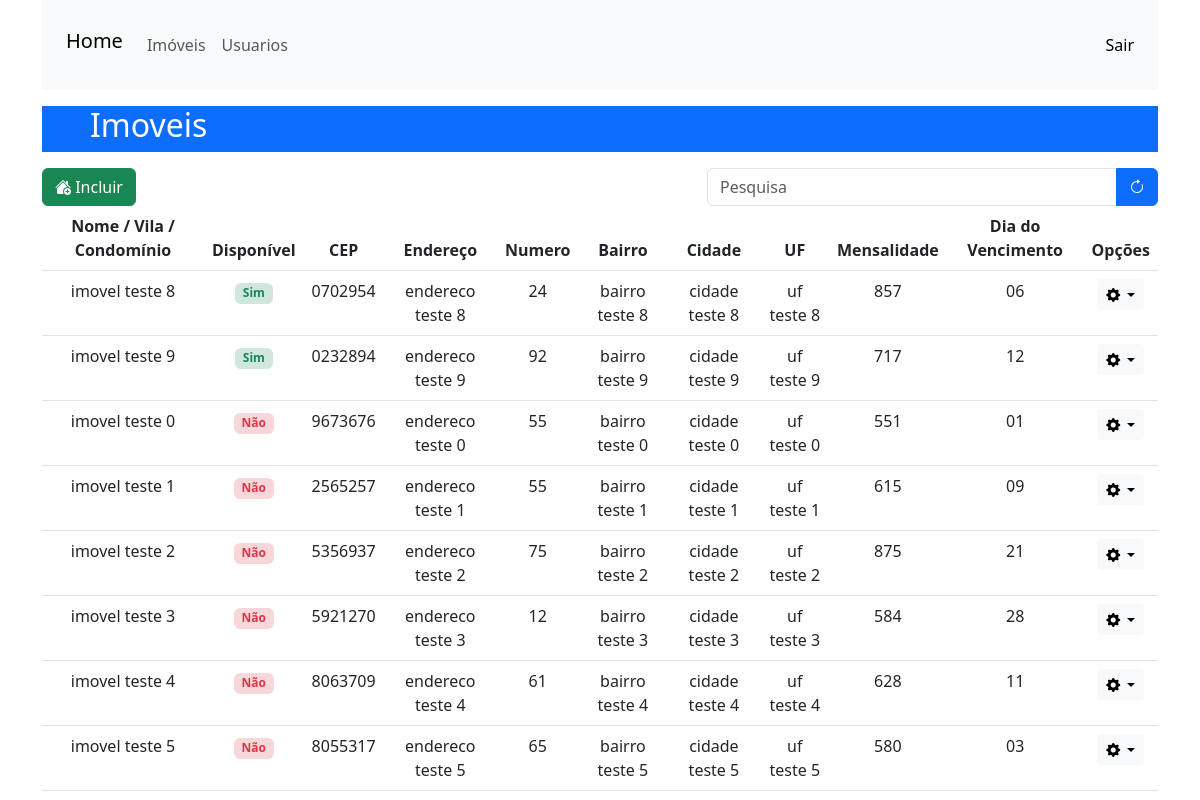
Page /imobiliaria/listar/ (signed in) on the committed database.
### imobiliaria/models.py (models this page shows, shortened)
class Imovel(models.Model):
    nome = models.CharField(max_length=50, blank=True, verbose_name='Nome do imóvel / vila / condominio')
    cep = models.CharField(max_length=9, blank=True, verbose_name= 'CEP')
    endereco = models.CharField(max_length=100, blank=True, verbose_name= 'Endereço')
    numero = models.CharField(max_length=100, blank=True, verbose_name= 'Numero')
    bairro = models.CharField(max_length=100, blank=True, verbose_name= 'Bairro')
    cidade = models.CharField(max_length=100, blank=True, verbose_name= 'Cidade')
    uf = models.CharField(max_length=2, blank=True, verbose_name= 'UF')
    mensalidade = models.CharField(max_length=10, blank=True, verbose_name='Mensalidade R$')
    vencimento = models.IntegerField(default=10, verbose_name="Dia do vencimento da mensalidade")
    disponibilidade = models.BooleanField(default=True, verbose_name="Disponibilidade")

### imobiliaria/views.py (the view)
# urls.py: path('listar/', listar_imoveis, name="listarimoveis"),
@login_required
@staff_member_required
def listar_imoveis(request):
    context = {}
    imoveis = Imovel.objects.all().order_by('-disponibilidade','nome')
    context['imoveis'] = imoveis
    if request.method == "GET":
        busca = request.GET.get('busca')
        if busca != None:
            imoveis = Imovel.objects.all().filter(nome__contains = busca).order_by('-disponibilidade','nome')
            context['imoveis'] = imoveis
            return render(request, 'list.html', context)
    return render(request, 'list.html', context)

### imobiliaria/templates/list.html (shortened to what this page needs)
{% extends 'base.html' %}
{% block content %}
<div class="container">
    <div class="row text-white bg-primary mx-auto my-3">
        <h2 class="ps-5">Imoveis</h2>
    </div>
    <div class="row">
        <div class="col-7">
            <a href="{% url 'cadastrarimovel' %}" class="btn btn-success"><i class="bi bi-house-add-fill"></i> Incluir</a>
        </div>
        <div class="col-5">
            <form method="GET" autocomplete="off">
                <div class="input-group">
                    <input type="text" class="form-control" placeholder="Pesquisa" name="busca">
                    <button class="btn btn-primary"><i class="bi bi-arrow-clockwise"></i></button>
                </div>
            </form>
        </div>
    </div>
    <table class="table table-hover text-center">
        <thead>
            <tr>
                <th scope="col">Nome / Vila / Condomínio</th>
                <th scope="col">Disponível</th>
                <th scope="col">CEP</th>
                <th scope="col">Endereço</th>
                <th scope="col">Numero</th>
                <th scope="col">Bairro</th>
                <th scope="col">Cidade</th>
                <th scope="col">UF</th>
                <th scope="col">Mensalidade</th>
                <th scope="col">Dia do Vencimento</th>
                <th scope="col">Opções</th>
            </tr>
        </thead>
        <tbody>
            {% for imovel in imoveis %}
            <tr>
                <td>{{imovel.nome}}</td>
                {% if imovel.disponibilidade %}
                <td><span class="badge bg-success-subtle text-success">Sim</span></td>
                {% else %}
                <td><span class="badge bg-danger-subtle text-danger">Não</span></td>
                {% endif %}
                <td>{{imovel.cep}}</td>
                <td>{{imovel.endereco}}</td>
                <td>{{imovel.numero}}</td>
                <td>{{imovel.bairro}}</td>
                <td>{{imovel.cidade}}</td>
                <td>{{imovel.uf}}</td>
                <td>{{imovel.mensalidade}}</td>
                {% if imovel.vencimento > 9 %}
                    <td>{{ imovel.vencimento }}</td>
                {% else %}
                    <td>0{{imovel.vencimento}}</td>
                {% endif %}
                <td>
                    <div class="dropdown">
                        <button type="button" class="btn btn-sm btn-light dropdown-toggle" data-bs-toggle="dropdown">
                            <i class="bi bi-gear-fill"></i>
                        </button>
                    </div>
                </td>
            </tr>
            {% endfor %}
        </tbody>
    </table>
</div>
{% endblock %}

### core/static/css/login.css (style rules this page uses)
html, body { height: 100%; margin: 0; }

### rows in the picture
Imovel: nome "imovel teste 8", disponibilidade "Sim", cep "0702954", endereco "endereco teste 8", numero "24", bairro "bairro teste 8", cidade "cidade teste 8", uf "uf teste 8", mensalidade "857", vencimento "6"
Imovel: nome "imovel teste 9", disponibilidade "Sim", cep "0232894", endereco "endereco teste 9", numero "92", bairro "bairro teste 9", cidade "cidade teste 9", uf "uf teste 9", mensalidade "717", vencimento "12"
Imovel: nome "imovel teste 0", disponibilidade "Não", cep "9673676", endereco "endereco teste 0", numero "55", bairro "bairro teste 0", cidade "cidade teste 0", uf "uf teste 0", mensalidade "551", vencimento "1"
Imovel: nome "imovel teste 1", disponibilidade "Não", cep "2565257", endereco "endereco teste 1", numero "55", bairro "bairro teste 1", cidade "cidade teste 1", uf "uf teste 1", mensalidade "615", vencimento "9"
Imovel: nome "imovel teste 2", disponibilidade "Não", cep "5356937", endereco "endereco teste 2", numero "75", bairro "bairro teste 2", cidade "cidade teste 2", uf "uf teste 2", mensalidade "875", vencimento "21"
Imovel: nome "imovel teste 3", disponibilidade "Não", cep "5921270", endereco "endereco teste 3", numero "12", bairro "bairro teste 3", cidade "cidade teste 3", uf "uf teste 3", mensalidade "584", vencimento "28"
Imovel: nome "imovel teste 4", disponibilidade "Não", cep "8063709", endereco "endereco teste 4", numero "61", bairro "bairro teste 4", cidade "cidade teste 4", uf "uf teste 4", mensalidade "628", vencimento "11"
Imovel: nome "imovel teste 5", disponibilidade "Não", cep "8055317", endereco "endereco teste 5", numero "65", bairro "bairro teste 5", cidade "cidade teste 5", uf "uf teste 5", mensalidade "580", vencimento "3"
